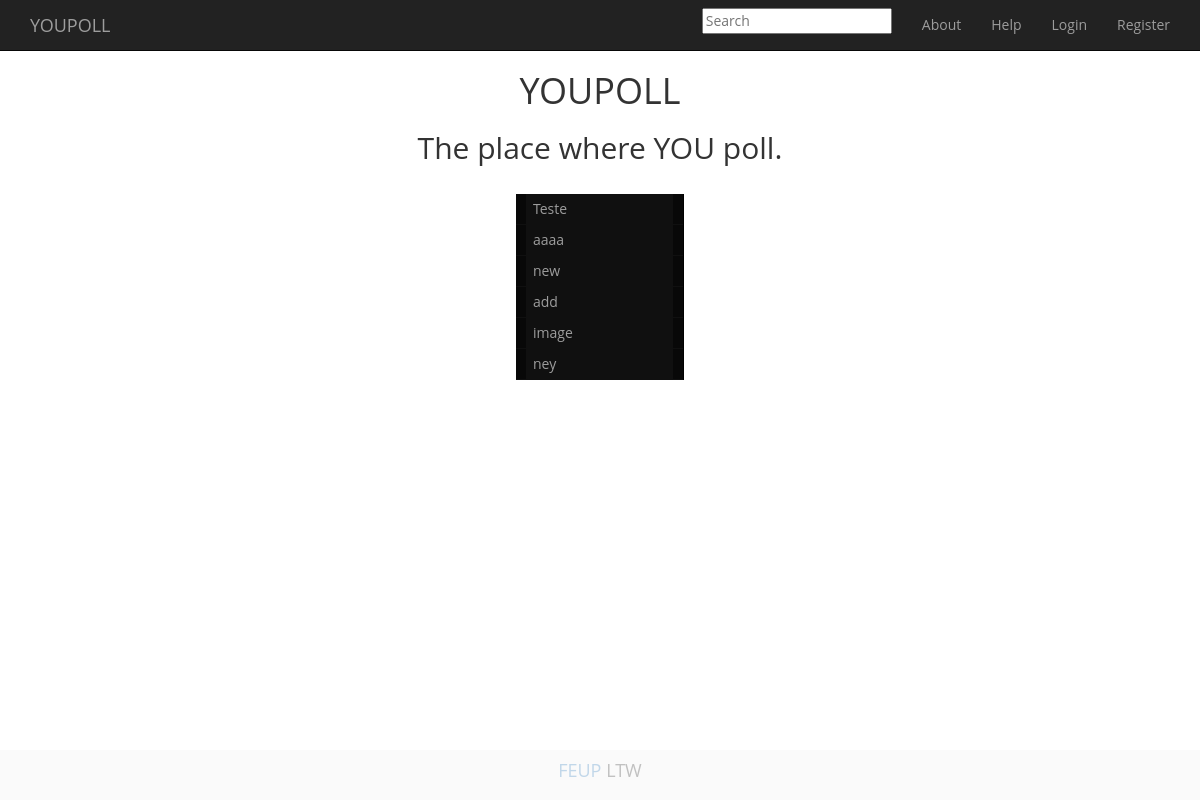
Before: / with the older database file.
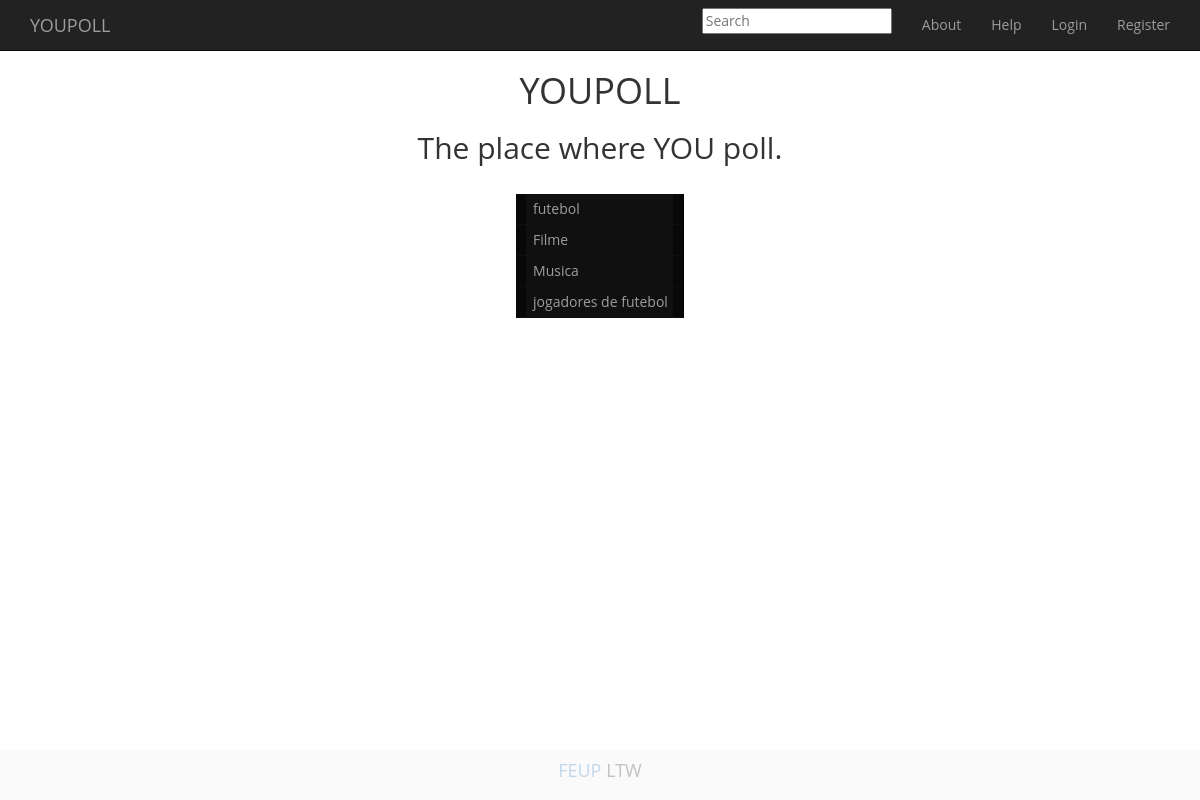
After: the same page with the newer database file.
### tables this page shows
CREATE TABLE Poll(
idPoll		INTEGER PRIMARY KEY AUTOINCREMENT,
idUser		INTEGER REFERENCES User(idUser) NOT NULL,
name 		TEXT UNIQUE NOT NULL,
image		TEXT NOT NULL,
private		INTEGER
);

### list_polls.php (the view)
<?php
$db = new PDO('sqlite:db/dataBase.db');
$stmt = $db->prepare('SELECT * FROM Poll');
$stmt->execute();
while($row = $stmt->fetch()){
  if($row['private'] == 0){ ?>
    <li><a href=<?php echo "vote_poll_body.php?poll=". $row['name']; ?> name=<?php echo $row['name']; ?> ><?php echo $row['name']; ?> </a></li>
<?php  }
} ?>

### templates/header.php (shortened to what this page needs)
<!DOCTYPE html>
<html>
<head>
  <link rel="stylesheet" href="https://maxcdn.bootstrapcdn.com/bootstrap/3.3.1/css/bootstrap.min.css">
  <link rel="stylesheet" href="http://netdna.bootstrapcdn.com/font-awesome/4.0.3/css/font-awesome.min.css" />
  <link rel="stylesheet" href="templates/style.css" type="text/css">
</head>
<body>
  <div class = "navbar navbar-inverse navbar-static-top">
    <div class= "container">
      <a href="index.php" class= "navbar-brand">YOUPOLL</a>
      <div class="collapse navbar-collapse navHeaderCollapse">
        <ul class ="nav navbar-nav navbar-right">
        <li>
          <form class="navbar-form navbar-left" role="search">
        <li class="dropdown-list">
          <a class="dropdown" id="dropdown">
           <div id="search_data_div">
            <input id="searchData" type="text" placeholder="Search">
           </div>
          </a>
      </li>
          </form>
        </li>
        <li>
          <a href="about_body.php">About</a>
        </li>
        <li>
          <a href="help_body.php">Help</a>
        </li>
        <?php session_start();
            if(isset($_SESSION['username'])){ ?>
						<li><a href='create_poll_body.php'>CreatePoll</a></li>
            <li><a href='profile_body.php'> <?php echo $_SESSION['username']; ?> </a></li>
            <li><a href='logout.php'>Logout</a></li>
        <?php } else{ ?>
          <li>
          <a href="login_body.php">Login</a>
        </li>
        <li>
          <a href="register_body.php">Register</a>
        </li>
        <?php } ?>
        </ul>
    </div>
  </div>
</div>

### index.php
<?php include_once('templates/header.php'); ?>
<div id="info">
	<h1>YOUPOLL</h1>
		<h2>The place where YOU poll.</h2>
       <br/>
</div>
	<div class = "container">
		<div id="pollList">
			<?php require('list_polls.php'); ?>
		</div>
	</div>
<?php include_once('templates/footer.php'); ?>

### templates/footer.php
<div id = "developed" class = "navbar navbar-fixed-bottom">
			<div class = "container">
				<h4><a href="http://www.fe.up.pt">FEUP</a> LTW</h4>
			</div>
</div>
</body>
</html>

### templates/style.css (style rules this page uses)
body { padding: 0px 0px; font-family: 'Open Sans', sans-serif; font:'Open Sans', sans-serif; text-align: center; background-image: url("knot.jpg"); background-repeat: repeat; }
#pollList { width: 12em; border-right: 1px solid #000; background-color: #101010; color: #333; text-align:left; list-style: none; top:0; bottom: 0; left: 0; right: 0; margin: auto; }
#pollList li { border-bottom: 1px solid #101010; margin: 0; }
#pollList li a { display: block; padding: 5px 5px 5px 0.5em; border-left: 10px solid #080808; border-right: 10px solid #080808; background-color: #101010; color: #9d9d9d; text-decoration: none; width: 100%; }
html>body #pollList li a { width: auto; }
#developed { background: #eee; opacity: 0.3; }

Changed rows visible on the page:
removed poll: name "Teste"
no longer on this page (row edited): poll: name "add"
removed poll: name "image"
removed poll: name "ney"
now on this page (row edited): poll: name "futebol"
changed poll: name "aaaa" → "Filme"
changed poll: name "new" → "Musica"
added poll: name "jogadores de futebol"
